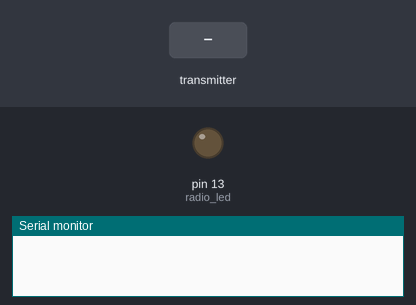
Bench run of a sketch on a simulated Arduino Uno, built with avr-gcc and run on an emulated ATmega328P. Shown: output pins drawn as LEDs (lit = HIGH), the last lines printed to the serial monitor. Inputs (shaded band) come from the test bench. No radio packets arrive unless stated.

Above: at 5.2 s.
5.3 s: the transmitter starts sending hr = 0
At 6.5 s:
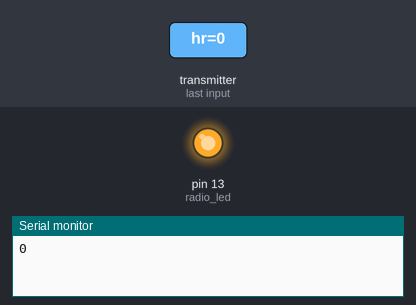
7.5 s: the transmitter starts sending hr = 256
At 9.2 s:
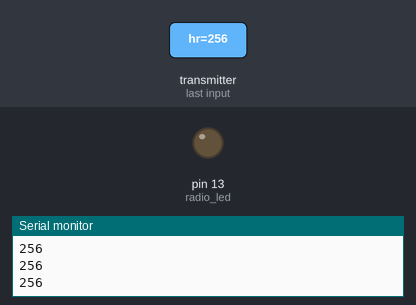
Timing chart, 0 to 10.7 s (numbered marks = the images above; inputs shaded):
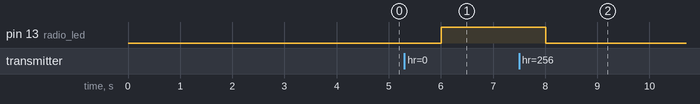

Measured:
- after the input at 5.3 s, pin 13 (radio_led): LOW → HIGH after 0.71 s
- after the input at 7.5 s, pin 13 (radio_led): HIGH → LOW after 0.51 s

The sketch:

REC.ino
```cpp
#include<SPI.h>
#include<RF24.h>
#include<nRF24L01.h>
#include "printf.h"

int CE_PIN = 9, CSN_PIN = 10;
RF24 radio(CE_PIN, CSN_PIN);
const uint64_t pipeIn = 0xFFBA1B01E1LL;
int radio_led = 13;

struct radioData {
  int hr;
} data;

void setup()
{
  Serial.begin(115200);
  pinMode(radio_led, OUTPUT);
  digitalWrite(radio_led, LOW);
  start_nrf();
  delay(2000);
}

void loop()
{
  if (radio.available())
  {
    radio.read(&data, sizeof(data));
    digitalWrite(radio_led, HIGH);

    Serial.println(data.hr);
  }
  else
  {
    digitalWrite(radio_led, LOW);
  }

  if (data.hr == 0)
  {
    digitalWrite(2, HIGH);
    digitalWrite(3, LOW);
    digitalWrite(5,HIGH);
    delay(500);

    digitalWrite(2, LOW);
    digitalWrite(3, HIGH);
    digitalWrite(5,HIGH);
    delay(500);

  }
  else
  {
    digitalWrite(2,LOW);
    digitalWrite(3,LOW);
    digitalWrite(5,HIGH);


  }
}

void start_nrf()
{
  radio.begin();
  printf_begin();
  radio.setPALevel(RF24_PA_MAX);
  radio.setDataRate(RF24_250KBPS);
  radio.setChannel(57);
  radio.openReadingPipe(0, pipeIn);
  radio.startListening();
  radio.printDetails();
  delay(2000);
}
```
